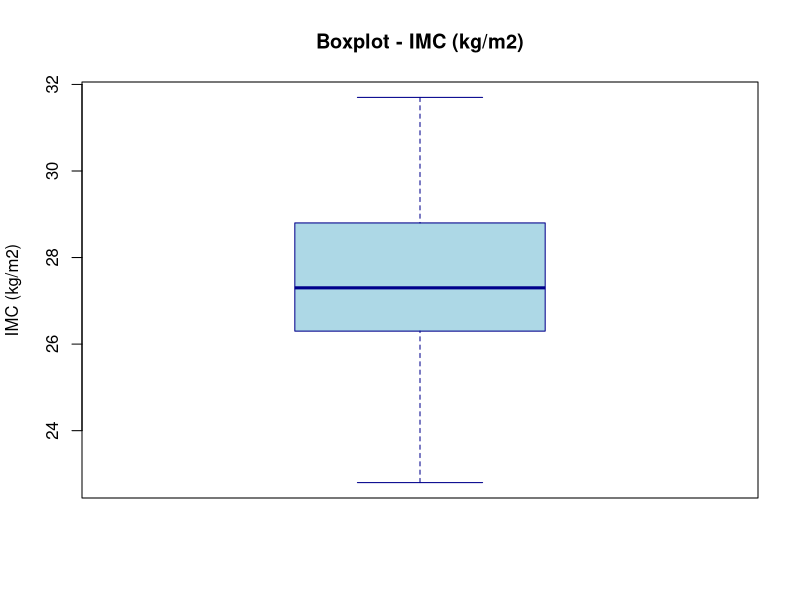
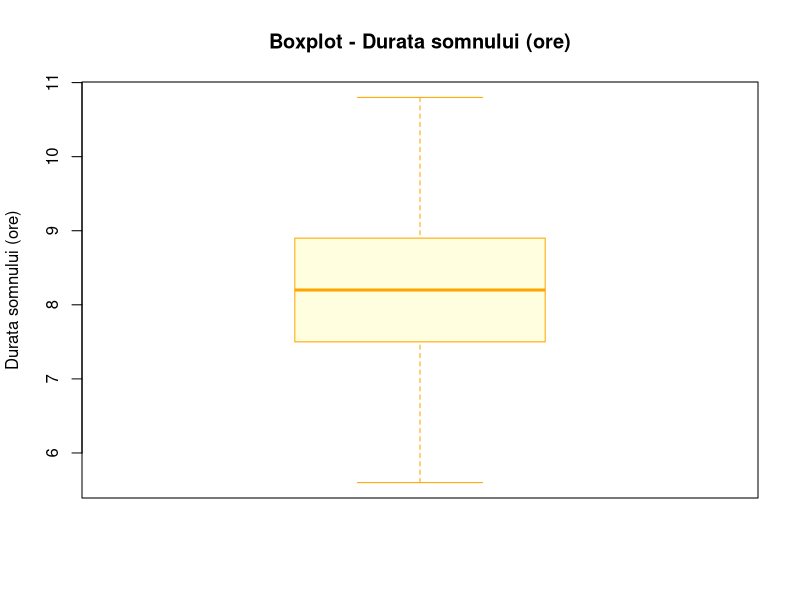
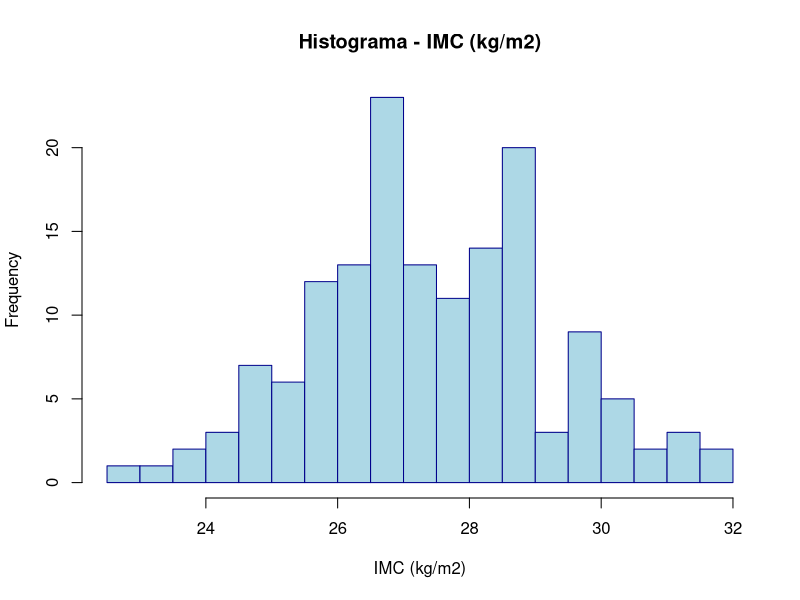
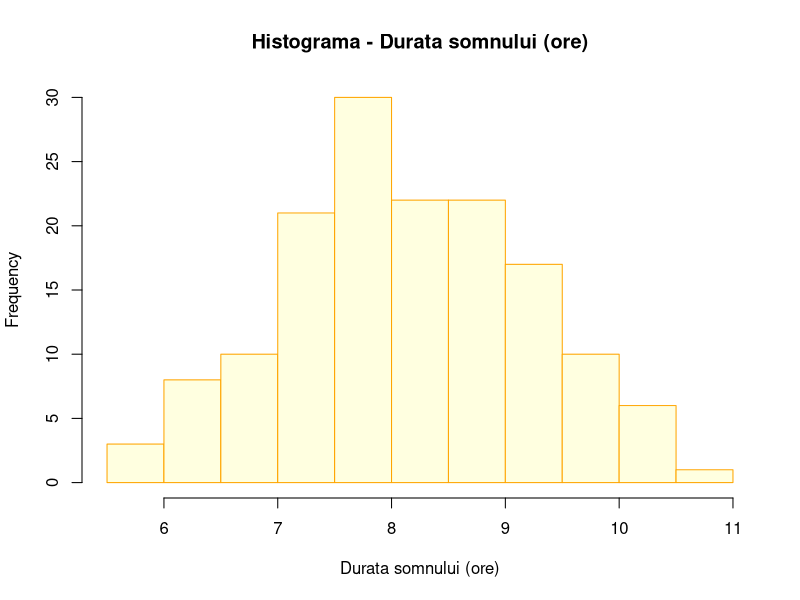
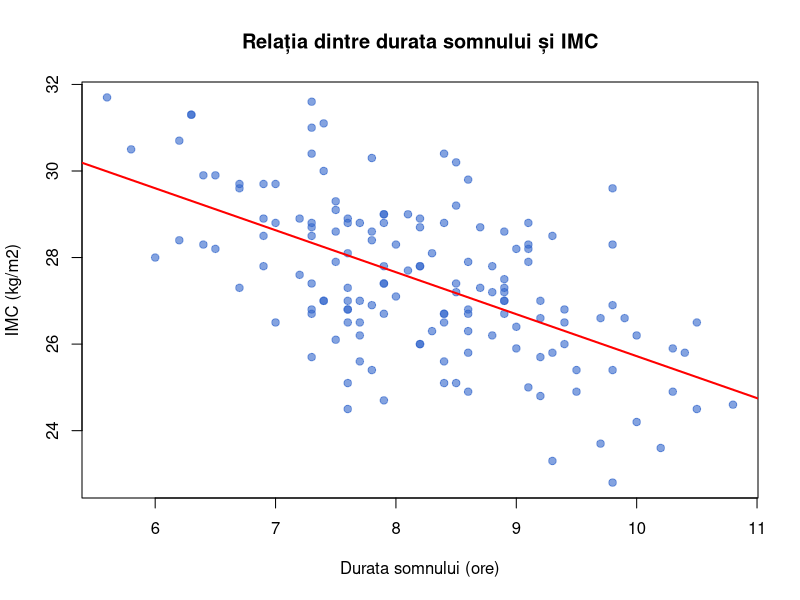
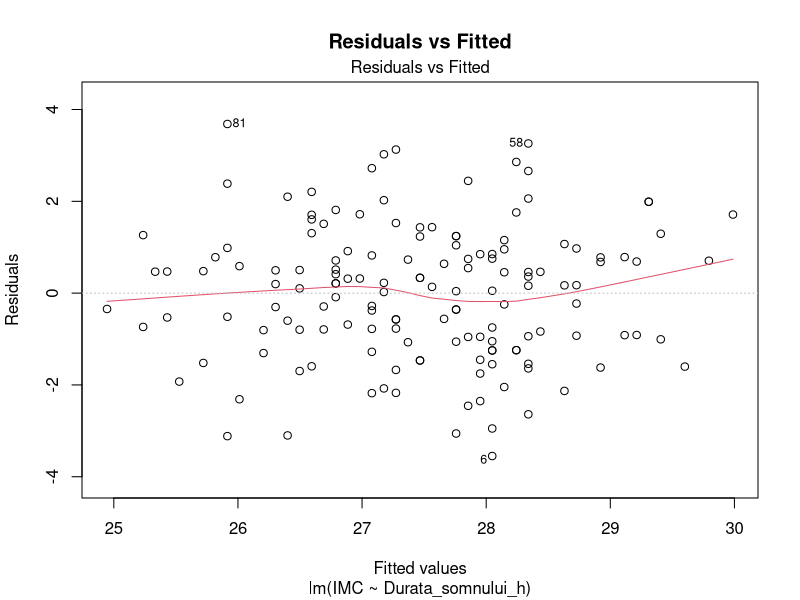
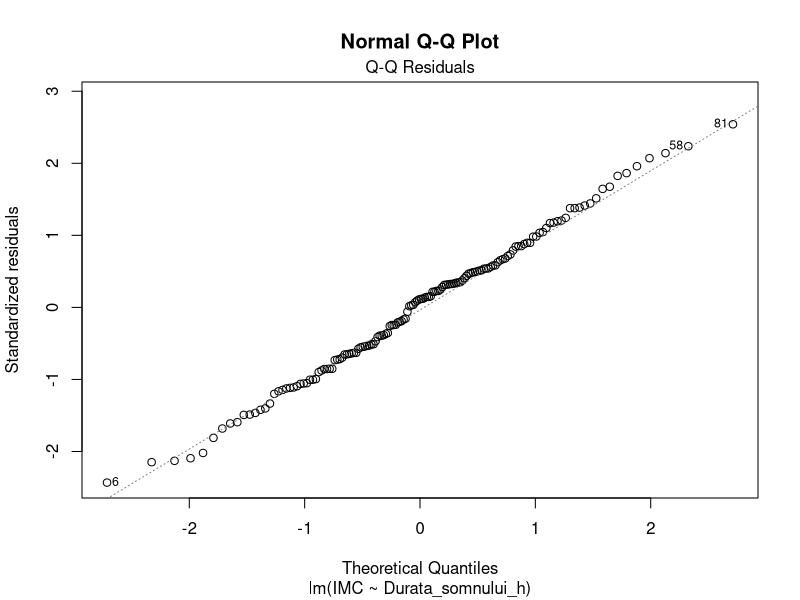
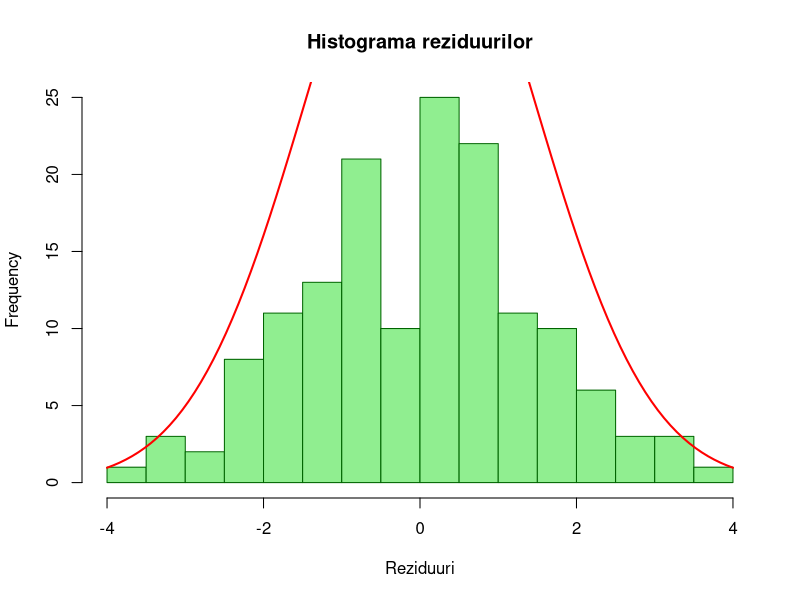

Here is the R script that generated these plots, in order:
# =============================================================================
# LP03 - Modelul unifactorial de regresie liniara simpla
# Variabila dependenta: IMC (kg/m2)
# Variabila independenta: Durata_somnului_h (ore)
# =============================================================================

library(car)     # Durbin-Watson, Breusch-Pagan
library(lmtest)  # bptest

# --- Citire date ---
data <- read.csv("data.csv", stringsAsFactors = FALSE)
cat("=== Structura datelor ===\n")
str(data)
cat("n =", nrow(data), "\n\n")

# =============================================================================
# 1. Specificarea variabilelor
# =============================================================================
cat("===========================================================================\n")
cat("1. SPECIFICAREA VARIABILELOR\n")
cat("===========================================================================\n\n")
cat("Variabila dependenta (outcome): IMC (kg/m2) - variabila cantitativa continua\n")
cat("Variabila independenta (explicativa): Durata_somnului_h (ore) - variabila cantitativa continua\n\n")

# =============================================================================
# 2. Analiza descriptiva
# =============================================================================
cat("===========================================================================\n")
cat("2. ANALIZA DESCRIPTIVA\n")
cat("===========================================================================\n\n")

# IMC
cat("--- IMC (kg/m2) ---\n")
cat("  N:        ", length(data$IMC), "\n")
cat("  NA:       ", sum(is.na(data$IMC)), "\n")
cat("  Media:    ", sprintf("%.2f", mean(data$IMC, na.rm = TRUE)), "\n")
cat("  Mediana:  ", sprintf("%.2f", median(data$IMC, na.rm = TRUE)), "\n")
cat("  SD:       ", sprintf("%.2f", sd(data$IMC, na.rm = TRUE)), "\n")
cat("  Min:      ", sprintf("%.2f", min(data$IMC, na.rm = TRUE)), "\n")
cat("  Max:      ", sprintf("%.2f", max(data$IMC, na.rm = TRUE)), "\n")
q_imc <- quantile(data$IMC, c(0.25, 0.75), na.rm = TRUE)
iqr_imc <- IQR(data$IMC, na.rm = TRUE)
cat("  Q1:       ", sprintf("%.2f", q_imc[1]), "\n")
cat("  Q3:       ", sprintf("%.2f", q_imc[2]), "\n")
cat("  IQR:      ", sprintf("%.2f", iqr_imc), "\n")
lower_imc <- q_imc[1] - 1.5 * iqr_imc
upper_imc <- q_imc[2] + 1.5 * iqr_imc
outliers_imc <- data$IMC[data$IMC < lower_imc | data$IMC > upper_imc]
cat("  Outliers (Q1-1.5*IQR / Q3+1.5*IQR): ", length(outliers_imc), "\n")
if (length(outliers_imc) > 0) cat("    Valori:", outliers_imc, "\n")
cat("\n")

# Durata somnului
cat("--- Durata somnului (ore) ---\n")
cat("  N:        ", length(data$Durata_somnului_h), "\n")
cat("  NA:       ", sum(is.na(data$Durata_somnului_h)), "\n")
cat("  Media:    ", sprintf("%.2f", mean(data$Durata_somnului_h, na.rm = TRUE)), "\n")
cat("  Mediana:  ", sprintf("%.2f", median(data$Durata_somnului_h, na.rm = TRUE)), "\n")
cat("  SD:       ", sprintf("%.2f", sd(data$Durata_somnului_h, na.rm = TRUE)), "\n")
cat("  Min:      ", sprintf("%.2f", min(data$Durata_somnului_h, na.rm = TRUE)), "\n")
cat("  Max:      ", sprintf("%.2f", max(data$Durata_somnului_h, na.rm = TRUE)), "\n")
q_sleep <- quantile(data$Durata_somnului_h, c(0.25, 0.75), na.rm = TRUE)
iqr_sleep <- IQR(data$Durata_somnului_h, na.rm = TRUE)
cat("  Q1:       ", sprintf("%.2f", q_sleep[1]), "\n")
cat("  Q3:       ", sprintf("%.2f", q_sleep[2]), "\n")
cat("  IQR:      ", sprintf("%.2f", iqr_sleep), "\n")
lower_sleep <- q_sleep[1] - 1.5 * iqr_sleep
upper_sleep <- q_sleep[2] + 1.5 * iqr_sleep
outliers_sleep <- data$Durata_somnului_h[data$Durata_somnului_h < lower_sleep | data$Durata_somnului_h > upper_sleep]
cat("  Outliers (Q1-1.5*IQR / Q3+1.5*IQR): ", length(outliers_sleep), "\n")
if (length(outliers_sleep) > 0) cat("    Valori:", outliers_sleep, "\n")
cat("\n")

# =============================================================================
# Grafice descriptive - Boxplots
# =============================================================================
png("boxplot_imc.png", width = 600, height = 500, res = 150)
boxplot(data$IMC, main = "Boxplot - IMC (kg/m2)", ylab = "IMC (kg/m2)",
        col = "lightblue", border = "darkblue")
dev.off()
cat("Salvat: boxplot_imc.png\n")

png("boxplot_sleep.png", width = 600, height = 500, res = 150)
boxplot(data$Durata_somnului_h, main = "Boxplot - Durata somnului (ore)",
        ylab = "Durata somnului (ore)", col = "lightyellow", border = "orange")
dev.off()
cat("Salvat: boxplot_sleep.png\n")

# Histograme
png("hist_imc.png", width = 600, height = 500, res = 150)
hist(data$IMC, main = "Histograma - IMC (kg/m2)", xlab = "IMC (kg/m2)",
     col = "lightblue", border = "darkblue", breaks = 15)
dev.off()
cat("Salvat: hist_imc.png\n")

png("hist_sleep.png", width = 600, height = 500, res = 150)
hist(data$Durata_somnului_h, main = "Histograma - Durata somnului (ore)",
     xlab = "Durata somnului (ore)", col = "lightyellow", border = "orange", breaks = 15)
dev.off()
cat("Salvat: hist_sleep.png\n\n")

# =============================================================================
# 3. Scatter plot
# =============================================================================
png("scatter_sleep_imc.png", width = 700, height = 600, res = 150)
plot(data$Durata_somnului_h, data$IMC,
     main = "Relația dintre durata somnului și IMC",
     xlab = "Durata somnului (ore)", ylab = "IMC (kg/m2)",
     pch = 19, col = rgb(0.2, 0.4, 0.8, 0.6))
abline(lm(IMC ~ Durata_somnului_h, data = data), col = "red", lwd = 2)
dev.off()
cat("Salvat: scatter_sleep_imc.png\n\n")

# =============================================================================
# 4. Modelul de regresie liniara simpla
# =============================================================================
cat("===========================================================================\n")
cat("4. MODELUL DE REGRESIE LINIARA SIMPLA\n")
cat("===========================================================================\n\n")

model <- lm(IMC ~ Durata_somnului_h, data = data)
s <- summary(model)
print(s)
cat("\n")

# Coeficienti
b0 <- coef(model)[1]
b1 <- coef(model)[2]
cat("Ecuatia de regresie: IMC = ", sprintf("%.4f", b0), " + (",
    sprintf("%.4f", b1), ") * Durata_somnului_h\n\n")

# =============================================================================
# 5. Testarea semnificatiei coeficientului β1
# =============================================================================
cat("===========================================================================\n")
cat("5. TESTAREA SEMNIFICATIEI COEFICIENTULUI β1\n")
cat("===========================================================================\n\n")

coef_table <- summary(model)$coefficients
t_val <- coef_table["Durata_somnului_h", "t value"]
p_val <- coef_table["Durata_somnului_h", "Pr(>|t|)"]
n <- nrow(data)
k <- 1  # numar variabile independente
df <- n - k - 1

cat("Formularea ipotezelor:\n")
cat("  H0: β1 = 0 (nu exista relatie liniara intre durata somnului si IMC)\n")
cat("  H1: β1 ≠ 0 (exista relatie liniara intre durata somnului si IMC)\n\n")
cat("Statistica test: t =", sprintf("%.4f", t_val), "\n")
cat("df = n - k - 1 =", n, "-", k, "- 1 =", df, "\n")
cat("p-value =", format.pval(p_val, digits = 4), "\n\n")

if (p_val < 0.05) {
  cat("Decizia: p-value < 0.05, se respinge H0.\n")
  cat("Concluzie: Exista o relatie liniara semnificativa statistic\n")
  cat("intre durata somnului si IMC (p =", format.pval(p_val, digits = 4), ").\n\n")
} else {
  cat("Decizia: p-value >= 0.05, nu se respinge H0.\n")
  cat("Concluzie: Nu exista o relatie liniara semnificativa statistic\n")
  cat("intre durata somnului si IMC (p =", format.pval(p_val, digits = 4), ").\n\n")
}

# =============================================================================
# 6. Intervale de incredere
# =============================================================================
cat("===========================================================================\n")
cat("6. INTERVALE DE INCREDERE\n")
cat("===========================================================================\n\n")

ci <- confint(model, level = 0.95)
cat("95% IC pentru β0 (intercept):", sprintf("(%.4f, %.4f)", ci[1, 1], ci[1, 2]), "\n")
cat("95% IC pentru β1 (Durata_somnului_h):", sprintf("(%.4f, %.4f)", ci[2, 1], ci[2, 2]), "\n\n")

# =============================================================================
# 7. Coeficientul de determinare R² si testul F
# =============================================================================
cat("===========================================================================\n")
cat("7. COEFICIENTUL DE DETERMINARE R² SI TESTUL F\n")
cat("===========================================================================\n\n")

r_squared <- s$r.squared
adj_r_squared <- s$adj.r.squared
cat("R² =", sprintf("%.4f", r_squared), "\n")
cat("R² ajustat =", sprintf("%.4f", adj_r_squared), "\n\n")

# Corelatie Pearson
cor_test <- cor.test(data$Durata_somnului_h, data$IMC)
cat("Coeficientul de corelatie Pearson: r =", sprintf("%.4f", cor_test$estimate), "\n")
cat("r² =", sprintf("%.4f", cor_test$estimate^2), "(= R² din model)\n")
cat("p-value corelatie:", format.pval(cor_test$p.value, digits = 4), "\n\n")

# Testul F
f_stat <- s$fstatistic
cat("Testul F al lui Fisher:\n")
cat("F(", f_stat[2], ",", f_stat[3], ") =", sprintf("%.4f", f_stat[1]), "\n")
cat("  df1 = k =", k, "\n")
cat("  df2 = n - k - 1 =", df, "\n")
f_pvalue <- pf(f_stat[1], f_stat[2], f_stat[3], lower.tail = FALSE)
cat("  p-value =", format.pval(f_pvalue, digits = 4), "\n\n")

# =============================================================================
# 8. Diagnosticul modelului
# =============================================================================
cat("===========================================================================\n")
cat("8. DIAGNOSTICUL MODELULUI\n")
cat("===========================================================================\n\n")

# a) Liniaritatea
cat("a) Liniaritatea: verificata prin scatter plot si graficul Residuals vs Fitted\n\n")

# b) Normalitatea erorilor
cat("b) Normalitatea erorilor:\n")

# Residuals vs Fitted
png("residuals_vs_fitted.png", width = 700, height = 600, res = 150)
plot(model, which = 1, main = "Residuals vs Fitted")
dev.off()
cat("  Salvat: residuals_vs_fitted.png\n")

# Q-Q plot
png("qq_plot.png", width = 700, height = 600, res = 150)
plot(model, which = 2, main = "Normal Q-Q Plot")
dev.off()
cat("  Salvat: qq_plot.png\n")

# Histograma reziduurilor
png("hist_residuals.png", width = 600, height = 500, res = 150)
hist(residuals(model), main = "Histograma reziduurilor", xlab = "Reziduuri",
     col = "lightgreen", border = "darkgreen", breaks = 15)
curve(dnorm(x, mean = mean(residuals(model)), sd = sd(residuals(model))) * length(residuals(model)) * diff(hist(residuals(model), plot = FALSE)$breaks[1:2]),
      add = TRUE, col = "red", lwd = 2)
dev.off()
cat("  Salvat: hist_residuals.png\n")

# Shapiro-Wilk test
shapiro_test <- shapiro.test(residuals(model))
cat("  Shapiro-Wilk test:\n")
cat("    W =", sprintf("%.4f", shapiro_test$statistic), "\n")
cat("    p-value =", format.pval(shapiro_test$p.value, digits = 4), "\n")
if (shapiro_test$p.value > 0.05) {
  cat("    Concluzie: Reziduurile sunt normal distribuite (p > 0.05).\n\n")
} else {
  cat("    Concluzie: Reziduurile NU sunt normal distribuite (p < 0.05).\n\n")
}

# c) Homoscedasticitatea
cat("c) Homoscedasticitatea erorilor:\n")

# Scale-Location plot
png("scale_location.png", width = 700, height = 600, res = 150)
plot(model, which = 3, main = "Scale-Location")
dev.off()
cat("  Salvat: scale_location.png\n")

# Breusch-Pagan test
bp_test <- bptest(model)
cat("  Breusch-Pagan test:\n")
print(bp_test)
if (bp_test$p.value > 0.05) {
  cat("  Concluzie: Homoscedasticitatea este respectata (p > 0.05).\n\n")
} else {
  cat("  Concluzie: Heteroscedasticitate detectata (p < 0.05).\n\n")
}

# d) Independenta erorilor - Durbin-Watson
cat("d) Independenta erorilor (Durbin-Watson):\n")
dw_test <- durbinWatsonTest(model)
print(dw_test)
if (dw_test$p > 0.05) {
  cat("  Concluzie: Erorile sunt independente (p > 0.05).\n\n")
} else {
  cat("  Concluzie: Erorile NU sunt independente (p < 0.05).\n\n")
}

# e) Outlieri si puncte influente
cat("e) Outlieri si puncte influente:\n")

# Residuals vs Leverage
png("residuals_vs_leverage.png", width = 700, height = 600, res = 150)
plot(model, which = 5, main = "Residuals vs Leverage")
dev.off()
cat("  Salvat: residuals_vs_leverage.png\n")

# Cook's distance
png("cooks_distance_tema2.png", width = 700, height = 600, res = 150)
plot(model, which = 4, main = "Cook's Distance")
dev.off()
cat("  Salvat: cooks_distance_tema2.png\n")

cooks_d <- cooks.distance(model)
influential <- which(cooks_d > 4/n)
cat("  Nr. observatii cu Cook's D > 4/n:", length(influential), "\n")
if (length(influential) > 0) {
  cat("  Indici:", influential, "\n")
}

# Standardized residuals > |2| or |3|
std_res <- rstandard(model)
outliers_std <- which(abs(std_res) > 2)
cat("  Nr. observatii cu reziduuri standardizate |> 2|:", length(outliers_std), "\n")
if (length(outliers_std) > 0) {
  cat("  Indici:", outliers_std, "\n")
}
cat("\n")

# 4-panel diagnostic
png("diagnostic_4panel.png", width = 900, height = 800, res = 150)
par(mfrow = c(2, 2))
plot(model)
dev.off()
cat("Salvat: diagnostic_4panel.png\n\n")

# =============================================================================
# 9. Interpretare finala
# =============================================================================
cat("===========================================================================\n")
cat("9. INTERPRETARE FINALA\n")
cat("===========================================================================\n\n")

cat("Coeficientul de regresie estimat β1 =", sprintf("%.4f", b1), "\n")
cat("  Interpretare: La fiecare ora in plus de somn, IMC-ul scade/creste\n")
cat("  in medie cu", sprintf("%.4f", abs(b1)), "kg/m2.\n\n")

cat("Coeficientul de determinare R² =", sprintf("%.4f", r_squared), "\n")
cat("  Interpretare:", sprintf("%.2f%%", r_squared * 100),
    "din variabilitatea IMC este explicata\n")
cat("  de durata somnului.\n\n")

cat("=== ANALIZA COMPLETA ===\n")
